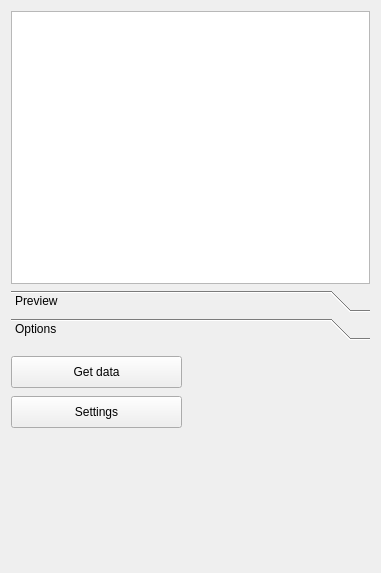
<?xml version="1.0" encoding="UTF-8"?>
<ui version="4.0">
 <class>CADBaseLibrary</class>
 <widget class="QWidget" name="CADBaseLibrary">
  <property name="geometry">
   <rect>
    <x>0</x>
    <y>0</y>
    <width>381</width>
    <height>573</height>
   </rect>
  </property>
  <property name="windowTitle">
   <string>CADBase Library</string>
  </property>
  <layout class="QVBoxLayout" name="verticalLayout">
   <item>
    <widget class="QTreeView" name="folder">
     <property name="headerHidden">
      <bool>true</bool>
     </property>
    </widget>
   </item>
   <item>
    <widget class="QToolBox" name="toolBox">
     <property name="sizePolicy">
      <sizepolicy hsizetype="Expanding" vsizetype="Preferred">
       <horstretch>0</horstretch>
       <verstretch>0</verstretch>
      </sizepolicy>
     </property>
     <property name="acceptDrops">
      <bool>false</bool>
     </property>
     <property name="currentIndex">
      <number>1</number>
     </property>
     <widget class="QWidget" name="previewframe">
      <property name="geometry">
       <rect>
        <x>0</x>
        <y>0</y>
        <width>369</width>
        <height>213</height>
       </rect>
      </property>
      <attribute name="label">
       <string>Preview</string>
      </attribute>
      <widget class="QLabel" name="preview">
       <property name="geometry">
        <rect>
         <x>10</x>
         <y>0</y>
         <width>350</width>
         <height>128</height>
        </rect>
       </property>
       <property name="sizePolicy">
        <sizepolicy hsizetype="Preferred" vsizetype="Fixed">
         <horstretch>0</horstretch>
         <verstretch>0</verstretch>
        </sizepolicy>
       </property>
       <property name="text">
        <string/>
       </property>
       <property name="scaledContents">
        <bool>false</bool>
       </property>
      </widget>
     </widget>
     <widget class="QWidget" name="optbuttons">
      <property name="geometry">
       <rect>
        <x>0</x>
        <y>0</y>
        <width>369</width>
        <height>213</height>
       </rect>
      </property>
      <attribute name="label">
       <string>Options</string>
      </attribute>
      <widget class="QToolButton" name="updatebutton">
       <property name="geometry">
        <rect>
         <x>0</x>
         <y>10</y>
         <width>171</width>
         <height>32</height>
        </rect>
       </property>
       <property name="sizePolicy">
        <sizepolicy hsizetype="Preferred" vsizetype="Preferred">
         <horstretch>0</horstretch>
         <verstretch>0</verstretch>
        </sizepolicy>
       </property>
       <property name="text">
        <string>Get data</string>
       </property>
       <property name="icon">
        <iconset theme="emblem-downloads">
         <normaloff>.</normaloff>.</iconset>
       </property>
       <property name="toolButtonStyle">
        <enum>Qt::ToolButtonTextBesideIcon</enum>
       </property>
      </widget>
      <widget class="QToolButton" name="configbutton">
       <property name="geometry">
        <rect>
         <x>0</x>
         <y>50</y>
         <width>171</width>
         <height>32</height>
        </rect>
       </property>
       <property name="sizePolicy">
        <sizepolicy hsizetype="Preferred" vsizetype="Preferred">
         <horstretch>0</horstretch>
         <verstretch>0</verstretch>
        </sizepolicy>
       </property>
       <property name="text">
        <string>Settings</string>
       </property>
       <property name="icon">
        <iconset theme="emblem-system">
         <normaloff>.</normaloff>.</iconset>
       </property>
       <property name="toolButtonStyle">
        <enum>Qt::ToolButtonTextBesideIcon</enum>
       </property>
      </widget>
     </widget>
    </widget>
   </item>
  </layout>
 </widget>
 <resources/>
 <connections/>
</ui>
